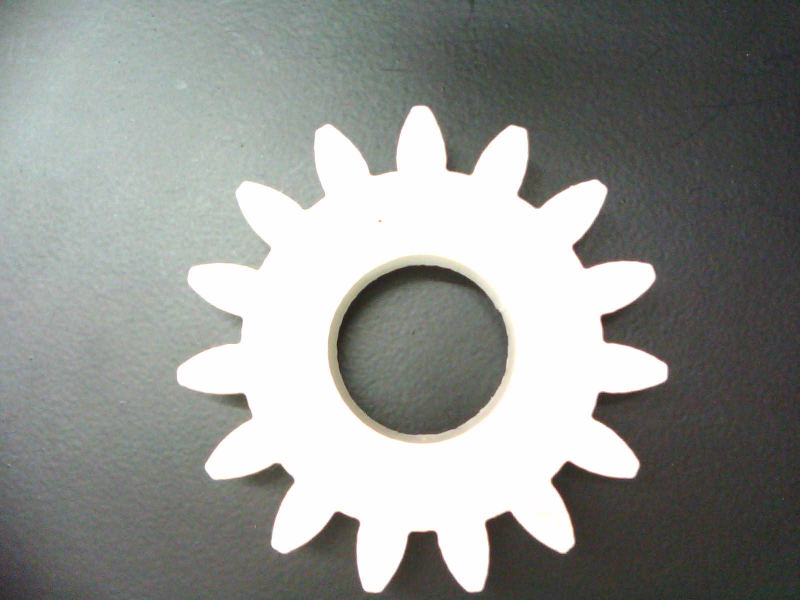
#> input picture data/Test_images/Test_single_gear/WIN_20230302_13_42_01_Pro.jpg, 1600 x 1200 px, found by its file name (shown at 1/2 size)
$ python image_processor.py
#> lines starting #> are read from the running program, lines starting #| are printed output that depends on the picture; after the words box and inside, x2 and y2 are one past the last pixel; in counts of white or black regions, pixels touching at a corner belong together; long printed decimals are rounded
#> further down, frame is the input picture: shape (1200, 1600, 3); mean B, G, R 143.5, 146.8, 144.4
import cv2
from math import sqrt,dist
import matplotlib.pyplot as plt
from scipy.signal import argrelmax,argrelmin,savgol_filter,resample,correlate
from scipy.cluster.vq import kmeans, vq
import numpy as np
from camera_caliberation import caliberate_device

class image_processor:

    def __init__(self,using_CAD_Image = False) -> None:
        # Parameters
        self.__gear_cnt = [] # contour sorrouning the gear
        self.is_CAD_Image = using_CAD_Image
        self.gear_center = [0,0]
        self.outside_diameter = 0
        self.root_diameter = 0
        self.pitch_diameter = 0
        self.gear_count = 0
        self.gear_dists = np.array([]) # distance of each contour point from the conter
        self.gear_teeth_profiles = []
        self.gear_local_mins = []
        self.gear_teeth_errs = []
        self.pixel2mm = 0
        self.edge_thickness = 5
        self.dedundum_thickness_lst = []
        self.apendum_thickness_lst = []
        self.pitch_thickness_lst = []

        # ERROR FLAGS
        self.NO_GEAR_ERROR = False
        self.CENTER_CALCULATION_ERROR = False
        self.IMAGE_PROCESSED = False
        self.PIXEL2MM_UNSET = True

        # Tunable parameters
        self.adaptiveThresholdKernel = 901
        self.savgolWindowLength  = 7

    def set_frame(self,frame):
        self.frame = frame
        self.image_with_edges = frame*0 + 37
#> self.image_with_edges: shape (1200, 1600, 3); every value is 37
        self.image_with_errors = self.image_with_edges

    def get_teeth_metrices(self):
        for i in range(len(self.gear_teeth_profiles)):
            profile = self.gear_teeth_profiles[i]

            ## calculation for dedenum thickness
            indx1,indx2 = 0,0
            flag1,flag2 = True,True
            for j in range(len(profile)):
                if (profile[j]*2*self.pixel2mm > 1.05*self.root_diameter and flag1):
                    indx1 = j
                    flag1 = False
                if (profile[len(profile)-j-1]*2*self.pixel2mm > 1.05*self.root_diameter and flag2):
                    indx2 = len(profile)-j-1
                    flag2 = False
            pos1,pos2 = 0,0
            if(i == len(self.gear_teeth_profiles)-1):
                if(indx1+self.gear_local_mins[-1]<len(self.gear_dists)):
                    pos1 = self.__gear_cnt[indx1+self.gear_local_mins[-1]]
                else:
                    pos1 = self.__gear_cnt[indx1+self.gear_local_mins[-1]-len(self.gear_dists)]

                if(indx2+self.gear_local_mins[-1]<len(self.gear_dists)):
                    pos2 = self.__gear_cnt[indx2+self.gear_local_mins[-1]]
                else:
                    pos2 = self.__gear_cnt[indx2+self.gear_local_mins[-1]-len(self.gear_dists)]
            else:
                pos1 = self.__gear_cnt[self.gear_local_mins[i]+indx1]
                pos2 = self.__gear_cnt[self.gear_local_mins[i]+indx2]
            self.dedundum_thickness_lst.append(dist(pos1[0],pos2[0])*self.pixel2mm)

            ## calculation for apendum thickness
            indx1,indx2 = 0,0
            flag1,flag2 = True,True
            for j in range(len(profile)):
                if (profile[j]*2*self.pixel2mm > 0.99*self.outside_diameter and flag1):
                    indx1 = j
                    flag1 = False
                if (profile[len(profile)-j-1]*2*self.pixel2mm > 0.99*self.outside_diameter and flag2):
                    indx2 = len(profile)-j-1
                    flag2 = False
            pos1,pos2 = 0,0

            if(indx1 != 0 and indx2 != 0):
                if(i == len(self.gear_teeth_profiles)-1):
                    if(indx1+self.gear_local_mins[-1]<len(self.gear_dists)):
                        pos1 = self.__gear_cnt[indx1+self.gear_local_mins[-1]]
                    else:
                        pos1 = self.__gear_cnt[indx1+self.gear_local_mins[-1]-len(self.gear_dists)]

                    if(indx2+self.gear_local_mins[-1]<len(self.gear_dists)):
                        pos2 = self.__gear_cnt[indx2+self.gear_local_mins[-1]]
                    else:
                        pos2 = self.__gear_cnt[indx2+self.gear_local_mins[-1]-len(self.gear_dists)]
                else:
                    pos1 = self.__gear_cnt[self.gear_local_mins[i]+indx1]
                    pos2 = self.__gear_cnt[self.gear_local_mins[i]+indx2]

                self.apendum_thickness_lst.append(dist(pos1[0],pos2[0])*self.pixel2mm)
            else:
                self.apendum_thickness_lst.append(0)

            ## calculation for pitch thickness
            indx1,indx2 = 0,0
            flag1,flag2 = True,True
            for j in range(len(profile)):
                if (profile[j]*2*self.pixel2mm > 0.99*self.pitch_diameter and flag1):
                    indx1 = j
                    flag1 = False
                if (profile[len(profile)-j-1]*2*self.pixel2mm > 0.99*self.pitch_diameter and flag2):
                    indx2 = len(profile)-j-1
                    flag2 = False
            pos1,pos2 = 0,0

            if(indx1 != 0 and indx2 != 0):
                if(i == len(self.gear_teeth_profiles)-1):
                    if(indx1+self.gear_local_mins[-1]<len(self.gear_dists)):
                        pos1 = self.__gear_cnt[indx1+self.gear_local_mins[-1]]
                    else:
                        pos1 = self.__gear_cnt[indx1+self.gear_local_mins[-1]-len(self.gear_dists)]

                    if(indx2+self.gear_local_mins[-1]<len(self.gear_dists)):
                        pos2 = self.__gear_cnt[indx2+self.gear_local_mins[-1]]
                    else:
                        pos2 = self.__gear_cnt[indx2+self.gear_local_mins[-1]-len(self.gear_dists)]
                else:
                    pos1 = self.__gear_cnt[self.gear_local_mins[i]+indx1]
                    pos2 = self.__gear_cnt[self.gear_local_mins[i]+indx2]

                self.pitch_thickness_lst.append(dist(pos1[0],pos2[0])*self.pixel2mm)
            else:
                self.pitch_thickness_lst.append(0)

        print(self.apendum_thickness_lst)
        print(self.pitch_thickness_lst)
        print(self.dedundum_thickness_lst)

    def process(self,savgolWindowLength=None):
        self.NO_GEAR_ERROR = False
        self.CENTER_CALCULATION_ERROR = False
        self.IMAGE_PROCESSED = False
        self.PIXEL2MM_UNSET = True
        if len(self.frame.shape)==3:
            gray = cv2.cvtColor(self.frame,cv2.COLOR_BGR2GRAY)
        else:
            gray = self.frame
        Binary_image = cv2.adaptiveThreshold(gray,255,cv2.ADAPTIVE_THRESH_GAUSSIAN_C,cv2.THRESH_BINARY,self.adaptiveThresholdKernel,2)
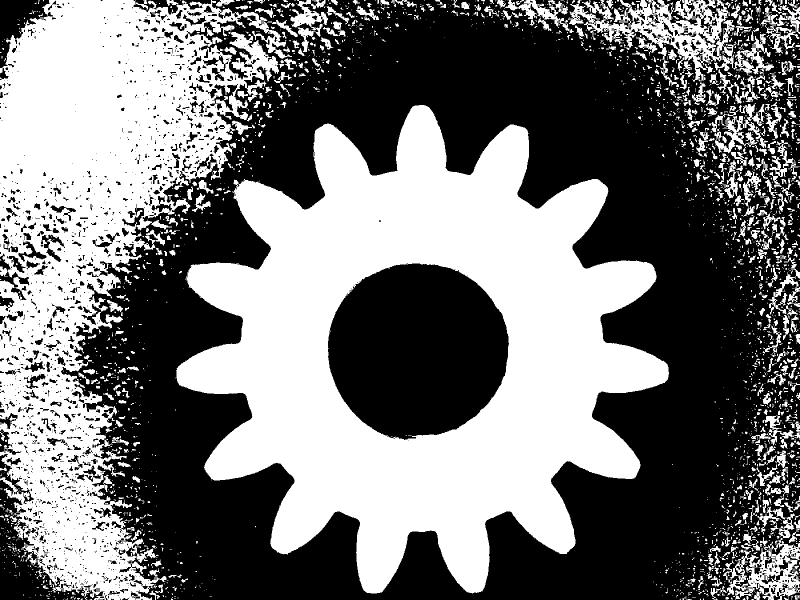
#> Binary_image: shape (1200, 1600) (shown at 1/2 size); 46.3% white; 2654 white regions (2025 under 20 px)
        contours, _ = cv2.findContours(Binary_image, cv2.RETR_TREE, cv2.CHAIN_APPROX_NONE)
#> contours = 4854 contours, 3763 with area under 20; largest, box (x1, y1, x2, y2) and area: (352, 210, 1338, 1187) 570422, (0, 0, 584, 1200) 334210, (655, 526, 1019, 881) 99978, (1138, 0, 1470, 174) 21989, (1446, 1076, 1600, 1200) 10534
        if(len(contours) == 0):
            self.NO_GEAR_ERROR = True # check if no contours are present
            return
        self.__gear_cnt,max_area= contours[0],0
#> max_area = 0
        for cnt in contours:
            area = cv2.contourArea(cnt)
            if(area>max_area and not (area >= gray.shape[1]*gray.shape[0]*0.9)): # getting the contour with maximum area
                self.__gear_cnt,max_area = cnt,area
#> this loop made 4854 passes
#> (area, max_area) on passes 21, 45, 71, 158, 207, 350, 2079: (20.5, 20.5), (47.5, 47.5), (110, 110), (110.5, 110.5), (114.5, 114.5), (10533.5, 10533.5), (570421.5, 570421.5)
#> after the loop, max_area = 570421.5
        cv2.drawContours(self.image_with_edges, self.__gear_cnt, -1, (255, 255, 255), self.edge_thickness)
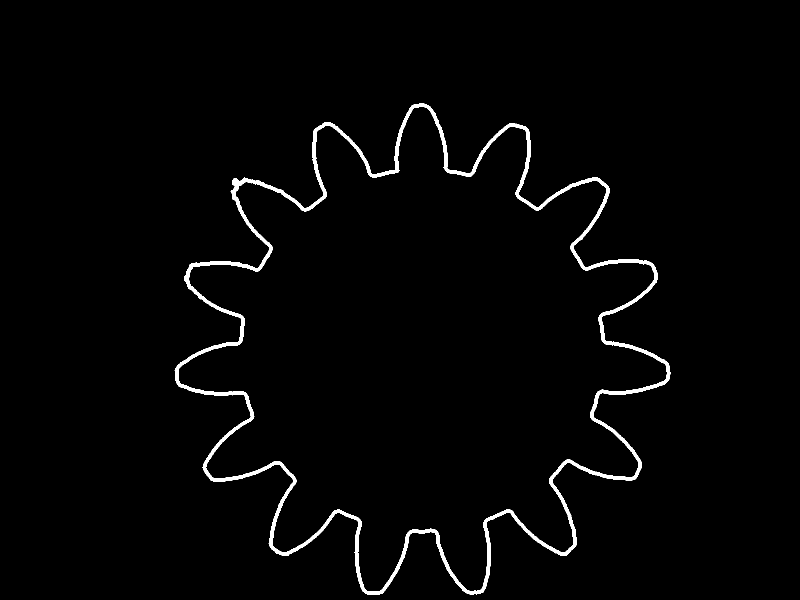
#> self.image_with_edges: shape (1200, 1600, 3) (shown at 1/2 size); values 37 (black) and 255 (white), 1.9% white; 1 white region, box (x1, y1, x2, y2) and area: (349, 207, 1341, 1190) 36300
        M = cv2.moments(self.__gear_cnt)
#> M = moments, m00 570421.5, centre m10/m00, m01/m00 = (843.2, 701.2)
        if M['m00'] != 0:
            self.gear_center[0] = int(M['m10']/M['m00'])
            self.gear_center[1] = int(M['m01']/M['m00'])
        else:
            self.CENTER_CALCULATION_ERROR = True # if centers are not found
        self.IMAGE_PROCESSED = True
        self.__find_gearProfiles(savgolWindowLength)

    def set_pixel2mm(self,k,calbrtn_param = []):
        if(len(calbrtn_param) == 0): # using diameter for pixel2mm constant calsulation
            self.pixel2mm = k/(self.outside_diameter)
        else: # using caliberation constants
            self.pixel2mm = 0
            for i in range(len(calbrtn_param)):
                self.pixel2mm += calbrtn_param[i]*k**(len(calbrtn_param)-1-i)
        self.outside_diameter = self.outside_diameter*self.pixel2mm
        self.root_diameter = self.pixel2mm*self.root_diameter
        self.PIXEL2MM_UNSET = False

    # [39 lines left out: functions compare_with_cad, __normalize, not called in this run]

    def __find_gearProfiles(self,savgolWindowLength = None):
        if(not self.IMAGE_PROCESSED):
            print("Process the image first to get the gear count")
            return
        gd = []
        for pnt in self.__gear_cnt:
            gd.append(sqrt((pnt[0][0] - self.gear_center[0])**2 + (pnt[0][1] - self.gear_center[1])**2)) ## generating the gear outer profile
#> this loop made 5071 passes
#> pnt on passes 1 to 3: [[838, 210]], [[837, 211]], [[836, 211]]
#> after the loop, gd = 5071 values, max 506.9 at index 686, min 359.4 at index 2598, mean 427.5
        if(savgolWindowLength == None):
            self.savgolWindowLength = min(0.5*len(gd)/100,21)
#> self.savgolWindowLength = 21
        else:
            self.savgolWindowLength = savgolWindowLength
        self.gear_dists = np.array(savgol_filter(gd, window_length=self.savgolWindowLength, polyorder=1, mode="nearest")) ## filtering the outer profile
#> self.gear_dists = 5071 values, max 503.1 at index 687, min 360.3 at index 2247, mean 427.5
        seperator = self.__get_seperator() ## getting seperater between root and outer diameter


        minimas,temp1,ind,temp2 = [],[],[],[] ## getting minimas from the profile
        for i in range(len(self.gear_dists)):
            if self.gear_dists[i]<seperator:
                temp1.append(self.gear_dists[i])
                temp2.append(int(i))
            elif temp1!=[] and temp2!=[]:
                minimas.append(temp1)
                ind.append(temp2)
                temp1,temp2 = [],[]
        if(self.gear_dists[0]<seperator): ## satisfying the circular symmetry
            minimas[-1],ind[-1] = minimas[-1] + minimas[0],ind[-1]+ind[0]
            minimas,ind = minimas[1:],ind[1:]
        for i in range(len(minimas)):
            self.gear_local_mins.append(ind[i][np.argmin(minimas[i])])


        self.gear_count = len(self.gear_local_mins)
        if(self.is_CAD_Image):
            self.gear_teeth_profiles = self.gear_dists[self.gear_local_mins[0]:self.gear_local_mins[1]]
            return
        for i in range(len(self.gear_local_mins)-1): ### if the teeth profile is need to found for real image all teeth are used
            self.gear_teeth_profiles.append(self.gear_dists[self.gear_local_mins[i]:self.gear_local_mins[i+1]])
        self.gear_teeth_profiles.append(np.concatenate((self.gear_dists[self.gear_local_mins[-1]:],self.gear_dists[:self.gear_local_mins[0]]))) ## circular symmetry

        # [5 lines of commented-out code are left out]

    def __get_seperator(self): ## generates a seperator value between maximum and minimum values, also finds root and outer diameter
        extremes =  np.concatenate((argrelmin(self.gear_dists)[0],argrelmax(self.gear_dists)[0]))
#> extremes = 75 values, max 4913 at index 37, min 162 at index 0, mean 2501.9
        centroids, mean_value = kmeans(self.gear_dists[extremes], 2)
#> centroids = [362.3, 493.6]; mean_value = 1.06
        clusters, distances = vq(self.gear_dists[extremes], centroids)
#> clusters = 75 values, max 1 at index 6, min 0 at index 0, mean 0.293; distances = 75 values, max 9.51 at index 40, min 0.015 at index 50, mean 1.06
        c1,c2 = [],[]
        for i in range(len(extremes)):
            if(clusters[i] == 0):
                c1.append(extremes[i])
            else:
                c2.append(extremes[i])
#> this loop made 75 passes
#> after the loop, c1 = 53 values, max 4913 at index 33, min 162 at index 0, mean 2686.9; c2 = [1055, 1060, 1074, 1415, 326, 687, 1053, 1058, 1069, 1077, 1414, 1417, 1742, 2078, 2413, 2757, 3089, 3425, 3760, 4099, 4421, 4742]
        if(centroids[0]>centroids[1]):
            minim = min(self.gear_dists[c1])
            maxim = max(self.gear_dists[c2])
            self.outside_diameter = centroids[0]*2
            self.root_diameter = centroids[1]*2
        else:
            minim = min(self.gear_dists[c2])
#> minim = 489.7
            maxim = max(self.gear_dists[c1])
#> maxim = 363.6
            self.outside_diameter = centroids[1]*2
#> self.outside_diameter = 987.3
            self.root_diameter = centroids[0]*2
#> self.root_diameter = 724.6
        seperator = (minim + maxim)/2
#> seperator = 426.7
        # [6 lines of commented-out code are left out]
        return seperator


if(__name__ == "__main__"):
    frame = cv2.imread("E:\Official_projects\Gear_analysis\src\data\Test_images\Test_single_gear\WIN_20230302_13_42_01_Pro.jpg")
    gear = image_processor()
    gear.set_frame(frame)
    gear.process()
#> after the loop in __find_gearProfiles, `for i in range(len(self.gear_dists)):`: ind = 15 items; temp1 = []
#> the loop in __find_gearProfiles, `for i in range(len(minimas)):` made 15 passes
#> after the loop in __find_gearProfiles, `for i in range(len(minimas)):`: self.gear_local_mins = [177, 501, 866, 1256, 1594, 1919, 2247, 2598, 2922, 3266, 3600, 3948, 4272, 4589, 4913]
#> in __find_gearProfiles, `self.gear_count = len(self.gear_local_mins)`: self.gear_count = 15
#> the loop in __find_gearProfiles, `for i in range(len(self.gear_local_mins)-1):` made 14 passes
#> after the loop in __find_gearProfiles, `for i in range(len(self.gear_local_mins)-1):`: self.gear_teeth_profiles = 14 items
    gear.set_pixel2mm(51)
#> in set_pixel2mm, `self.pixel2mm = k/(self.outside_diameter)`: self.pixel2mm = 0.0517
#> in set_pixel2mm, `self.outside_diameter = self.outside_diameter*self.pixel2mm`: self.outside_diameter = 51
#> in set_pixel2mm, `self.root_diameter = self.pixel2mm*self.root_diameter`: self.root_diameter = 37.43
    gear.get_teeth_metrices()
#> the loop in get_teeth_metrices, `for i in range(len(self.gear_teeth_profiles)):` made 15 passes
#> after the loop in get_teeth_metrices, `for i in range(len(self.gear_teeth_profiles)):`: self.apendum_thickness_lst = [1.41, 1.87, 1.62, 1.61, 1.76, 1.85, 1.91, 1.87, 2.07, 1.97, 1.97, 1.63, 1.72, 0.802, 1.08]; self.dedundum_thickness_lst = [5.11, 5.2, 5.06, 5.14, 5.2, 5.15, 5.08, 5.08, 5.06, 5.04, 5.03, 5.02, 5.08, 5.07, 5.11]; self.pitch_thickness_lst = [0, 0, 0, 0, 0, 0, 0, 0, 0, 0, 0, 0, 0, 0, 0]
#| [1.411, 1.872, 1.618, 1.615, 1.756, 1.850, 1.905, 1.867, 2.066, 1.967, 1.974, 1.634, 1.720, 0.8019, 1.085]
#| [0, 0, 0, 0, 0, 0, 0, 0, 0, 0, 0, 0, 0, 0, 0]
#| [5.114, 5.195, 5.064, 5.140, 5.203, 5.146, 5.076, 5.076, 5.063, 5.043, 5.032, 5.015, 5.081, 5.067, 5.114]
